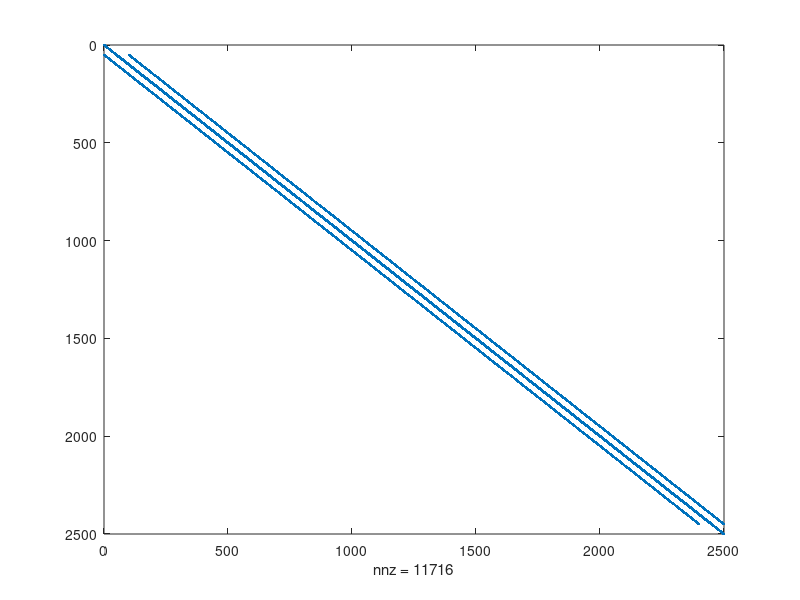
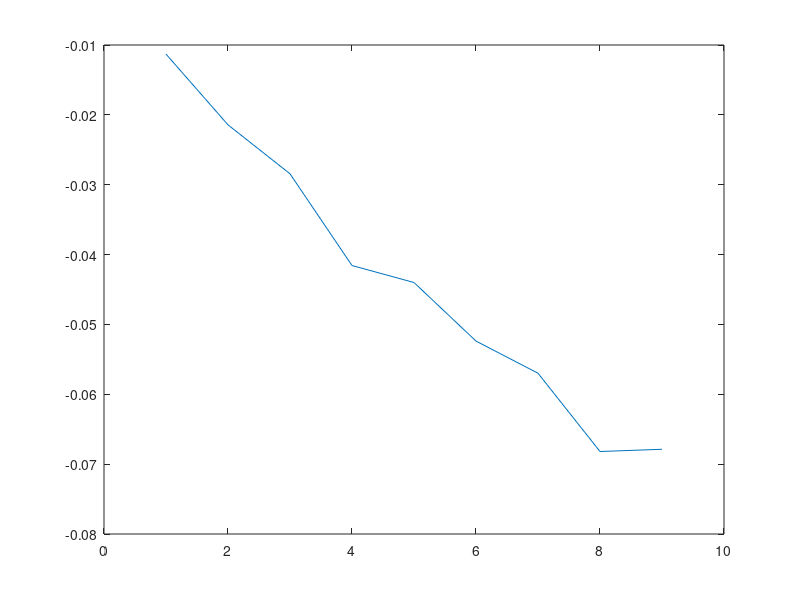
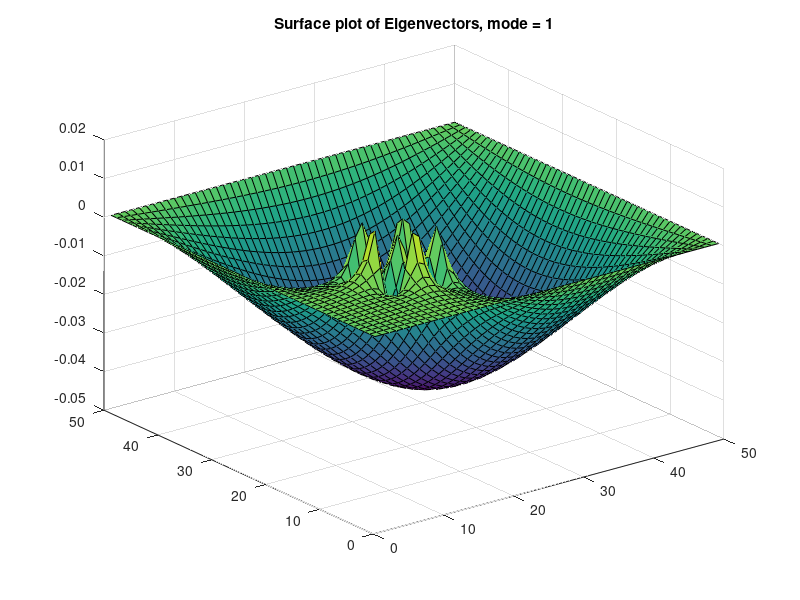
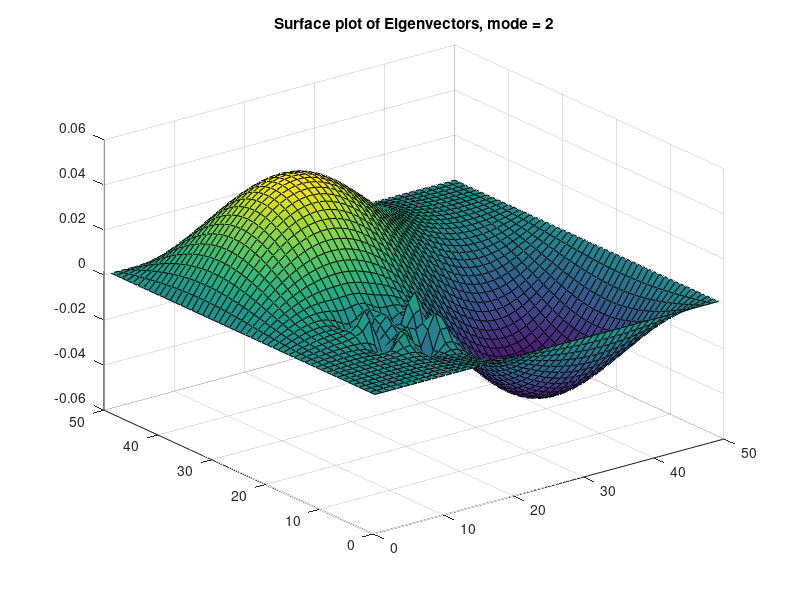

These figures' MATLAB source, in order:
clc
set(0,'DefaultFigureWindowStyle','docked')

nx = 50;
ny = 50;
G = sparse(nx*ny,ny*nx);


for i=1:nx
    for j=1:ny
        n = j + (i-1)*ny;
        if i==1||i==nx||j==1||j==ny
            G(n,:)=0;
            G(n,n)=1;
        else
       
        nxm = (i-2)*ny + j;
        nxp = i*ny + j;
        nym = (i-1)*ny + j-1;
        nyp = (i-1)*ny + j+1;
       
        G(n,n) = -4;
        G(n, nxm) = 1;
        G(n, nxp) = 1;
        G(n, nym) = 1;
        G(n, nyp) = 1;
       
        if i > 10 & i < 20 & j > 10 & j < 20
            G(n,n) = -2;
        end
        
        end
    end  
end
figure(1)
spy(G)

figure(2)
[E,D] = eigs(G,9,'SM')
x=diag(D)
plot(x)

for i=1:nx
    for j=1:ny
        n = j + (i-1)*ny;
        for x=1:9
            sMap(i,j,x) = E(n,x);
        end
    end
end

for x=1:9
    figure;
    surf(sMap(:,:,x))
    title(['Surface plot of Eigenvectors, mode = ', num2str(x)]);
end
